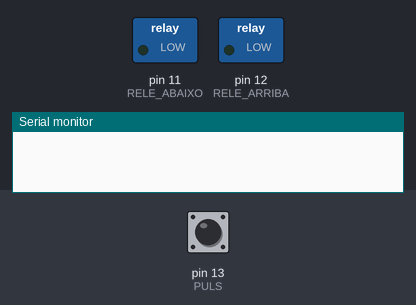
The sketch below on a simulated Arduino Uno, built with avr-gcc and run on an emulated ATmega328P. Shown: switched loads named in the sketch (green lamp = pin HIGH), the last lines printed to the serial monitor. The inputs (shaded band) are chosen by the test bench; at power-on: pin 13 (PULS) LOW.

Above: at 1.2 s.
1.3 s: pin 13 (PULS) pulled HIGH for 0.15 s
At 2.3 s:
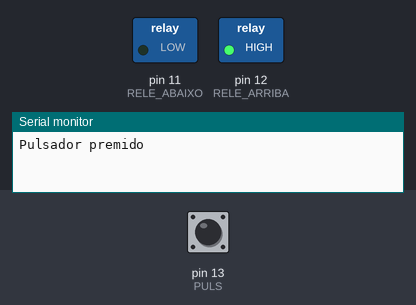
2.9 s: pin 13 (PULS) pulled HIGH for 1 s
At 4.9 s:
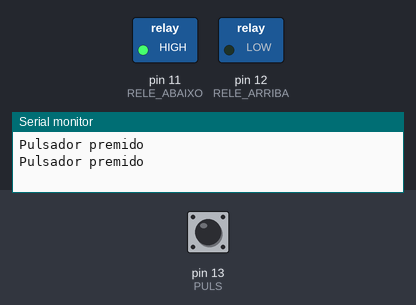
5.4 s: pin 13 (PULS) pulled HIGH for 3.2 s
At 9.8 s:
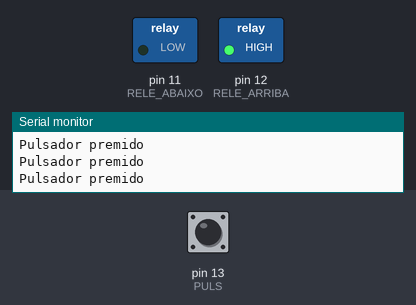
Timing chart, 0 to 16.1 s (numbered marks = the images above; inputs shaded):
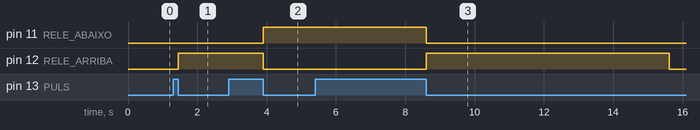

Measured:
- after the input at 1.3 s, pin 12 (RELE_ARRIBA): LOW → HIGH after 0.15 s
- after the input at 2.9 s, pin 11 (RELE_ABAIXO): LOW → HIGH after 1.0 s; pin 12 (RELE_ARRIBA): HIGH → LOW after 1.0 s
- after the input at 5.4 s, pin 11 (RELE_ABAIXO): HIGH → LOW after 3.2 s instead of 5.5 s; pin 12 (RELE_ARRIBA): LOW → HIGH after 3.2 s, → LOW 7.0 s later

The sketch:

ventana_coche.ino
```cpp
// C++ code
//activanción do motor dunha xanela
//
#define PULS 13
#define RELE_ARRIBA 12
#define RELE_ABAIXO 11

//declaración de variables globais
bool arriba = false;
int tempo = 20;
int contador = -1;

void setup(){
  pinMode(PULS, INPUT);
  pinMode(RELE_ARRIBA, OUTPUT);
  pinMode(RELE_ABAIXO, OUTPUT);

  Serial.begin(9600);
}

void loop(){
  //leer pulsador
  if(digitalRead(PULS)){
    arriba = !arriba;
    while(digitalRead(PULS)) {
      delay(tempo/2);
    }
    contador = 350;
    Serial.println("Pulsador premido");
  }
  // si pulsador premido una vez, motor arriba. Se premido dúas veces
  //motor abaixo
  //motor debe esperar 7 segundos antes de parar
  if(contador > 0){
    if(arriba == true){
      digitalWrite(RELE_ARRIBA, HIGH);
      digitalWrite(RELE_ABAIXO, LOW);
      delay(tempo);
    }
    else {
      digitalWrite(RELE_ARRIBA, LOW);
      digitalWrite(RELE_ABAIXO, HIGH);
      delay(tempo);
    }
      contador = contador -1;
  }
  else {
    digitalWrite(RELE_ARRIBA, LOW);
    digitalWrite(RELE_ABAIXO, LOW);
  }
}
```
